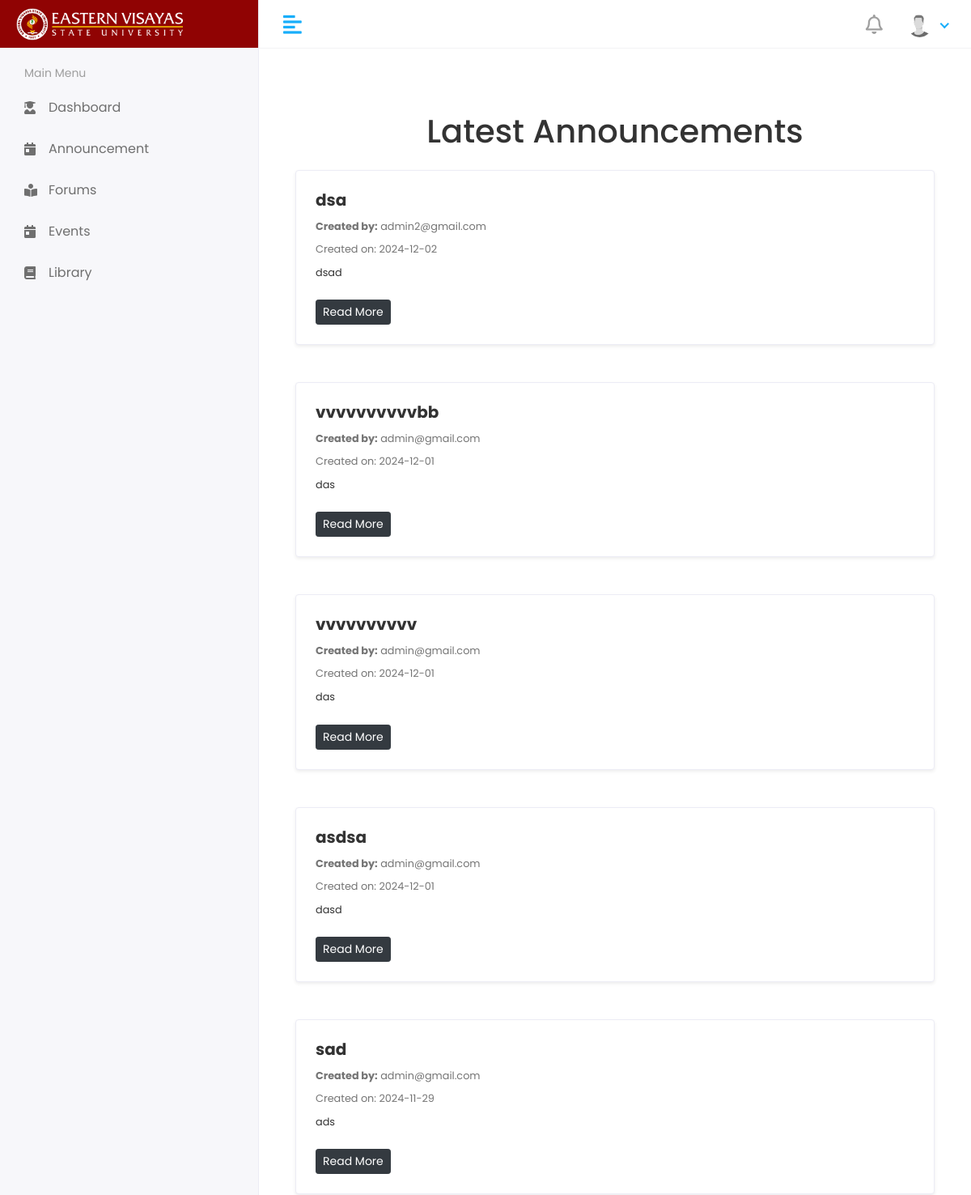
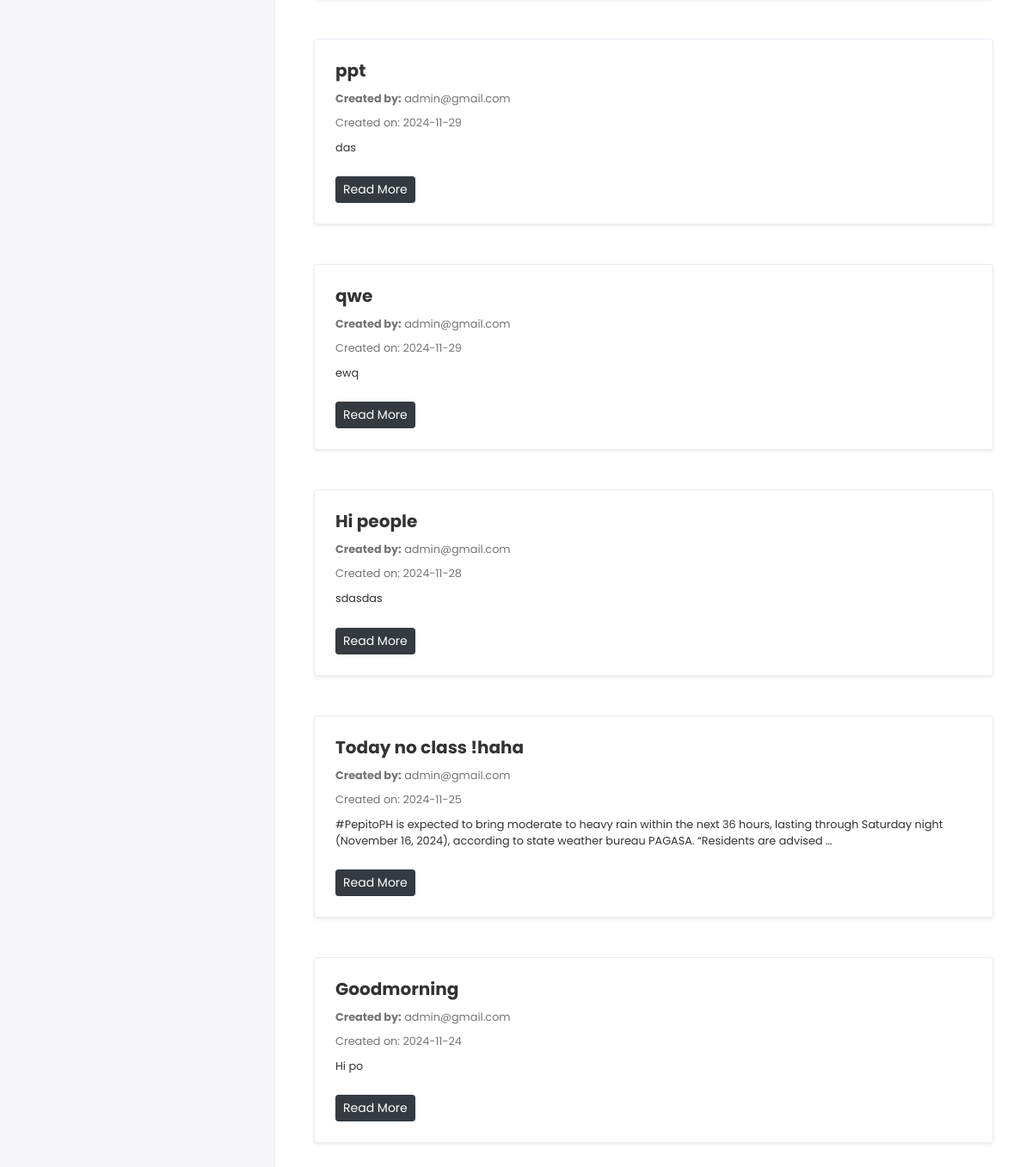
Page /announcements/ on the committed database (2 pictures, top to bottom).
### school/models.py (models this page shows, shortened)
class Notification(models.Model):
    CATEGORY_CHOICES = (
        ('academics', 'Academics'),
        ('events', 'Events'),
        ('alerts', 'Alerts'),
    )
    id = models.UUIDField(primary_key=True, default=uuid.uuid4, editable=False)
    user = models.ForeignKey(
        settings.AUTH_USER_MODEL,
        on_delete=models.CASCADE,
        null=True,
        blank=True
    )
    title = models.CharField(max_length=100, default='No title')
    message = models.CharField(max_length=255)
    category = models.CharField(max_length=20, choices=CATEGORY_CHOICES, default='academics')
    is_read = models.BooleanField(default=False)
    created_at = models.DateTimeField(auto_now_add=True)
    file = models.FileField(upload_to='uploads/', null=True, blank=True)
    class Meta:
        ordering = ('-created_at',)

### home_auth/models.py (models this page shows, shortened)
class CustomUser(AbstractUser):
    username = models.CharField(max_length=100, unique=True)
    email = models.EmailField(max_length=255, unique=True, db_index=True)
    is_authorized = models.BooleanField(default=False)
    login_token = models.CharField(max_length=6, blank=True, null=True)
    first_name = models.CharField(max_length=30, blank=True)
    last_name = models.CharField(max_length=30, blank=True)
    date_joined = models.DateTimeField(auto_now_add=True)
    is_student = models.BooleanField(default=False)
    is_admin = models.BooleanField(default=False)
    is_teacher = models.BooleanField(default=False)
    groups = models.ManyToManyField(
        'auth.Group',
        related_name=None,
        blank=True
    )
    user_permissions = models.ManyToManyField(
        'auth.Permission',
        related_name=None,
        blank=True
    )

### school/views.py (the view)
# urls.py: path('announcements/', views.announcement_view, name='announcements'),
def announcement_view(request):
    announcements = Notification.objects.all()  # You may want to filter or limit announcements
    return render(request, 'school/announcements.html', {'announcements': announcements})

### school/context_processors.py (called while the page is built, shortened)
def notification_context(request):
    return {
        'unread_notifications': [],
        'unread_notification_count': 0,
    }

### templates/school/announcements.html (shortened to what this page needs)
{% extends 'Home/student-base.html' %}
{% load static %}
{% block body %}
<div class="page-wrapper">
    <div class="content container-fluid">
        <div class="container-fluid mt-5">
            <h1 class="text-center mb-4">Latest Announcements</h1>
            <div class="row">
                {% for announcement in announcements %}
                    <div class="col-12 mb-3">
                        <div class="card post-card shadow-sm">
                            <div class="card-body">
                                <h5 class="card-title mb-2 font-weight-bold">{{ announcement.title }}</h5>
                                <p class="card-text text-muted mb-1">
                                    <small><strong>Created by:</strong> {{ announcement.user.username }}</small>
                                </p>
                                <p class="card-text text-muted mb-2">
                                    <small>Created on: {{ announcement.created_at|date:"Y-m-d" }}</small>
                                </p>
                                <p class="card-text small">{{ announcement.message|truncatewords:30 }}</p>
                                <a href="{% url 'announcement_detail' announcement.id %}" class="btn btn-sm btn-dark mt-2">Read More</a>
                            </div>
                        </div>
                    </div>
                {% empty %}
                    <div class="col-12 text-center">
                        <p class="text-muted small">No announcements available at the moment.</p>
                    </div>
                {% endfor %}
            </div>
        </div>
    </div>
</div>
{% endblock %}

### static/assets/css/style.css (style rules this page uses)
html { height: 100%; }
body { background-color: #fff; color: #333; font-family: 'Poppins', sans-serif; font-size: 1rem; height: 100%; line-height: 1.5; overflow-x: hidden; }
h1, h2, h3, h4, h5, h6 { font-family: 'Poppins', sans-serif; margin-top: 0; }
a { color: #009ce7; }
input, button, a { transition: all 0.4s ease; -moz-transition: all 0.4s ease; -o-transition: all 0.4s ease; -ms-transition: all 0.4s ease; -webkit-transition: all 0.4s ease; }
.text-muted { color: #757575 !important; }
.card { border: 1px solid #ececf5; box-shadow: 0 1px 3px 0 rgba(0, 0, 0, 0.03); margin-bottom: 1.875rem; }
.card-body { padding: 1.5rem; }
.page-wrapper { margin-left: 320px; padding-top: 60px; position: relative; transition: all 0.4s ease; }
.page-wrapper > .content { padding: 1.875rem 1.875rem 0; }

### rows in the picture
Notification: title "dsa", user.username "admin2@gmail.com", created_at "2024-12-02", message "dsad"
Notification: title "vvvvvvvvvvbb", user.username "admin@gmail.com", created_at "2024-12-01", message "das"
Notification: title "vvvvvvvvvv", user.username "admin@gmail.com", created_at "2024-12-01", message "das"
Notification: title "asdsa", user.username "admin@gmail.com", created_at "2024-12-01", message "dasd"
Notification: title "sad", user.username "admin@gmail.com", created_at "2024-11-29", message "ads"
Notification: title "ppt", user.username "admin@gmail.com", created_at "2024-11-29", message "das"
Notification: title "qwe", user.username "admin@gmail.com", created_at "2024-11-29", message "ewq"
Notification: title "Hi people", user.username "admin@gmail.com", created_at "2024-11-28", message "sdasdas"
Notification: title "Today no class !haha", user.username "admin@gmail.com", created_at "2024-11-25", message "#PepitoPH is expected to bring moderate to heavy rain within the next 36 hours, lasting through Saturday night (November 16, 2024), according to state weather bureau PAGASA. “Residents are advised …"
Notification: title "Goodmorning", user.username "admin@gmail.com", created_at "2024-11-24", message "Hi po"
